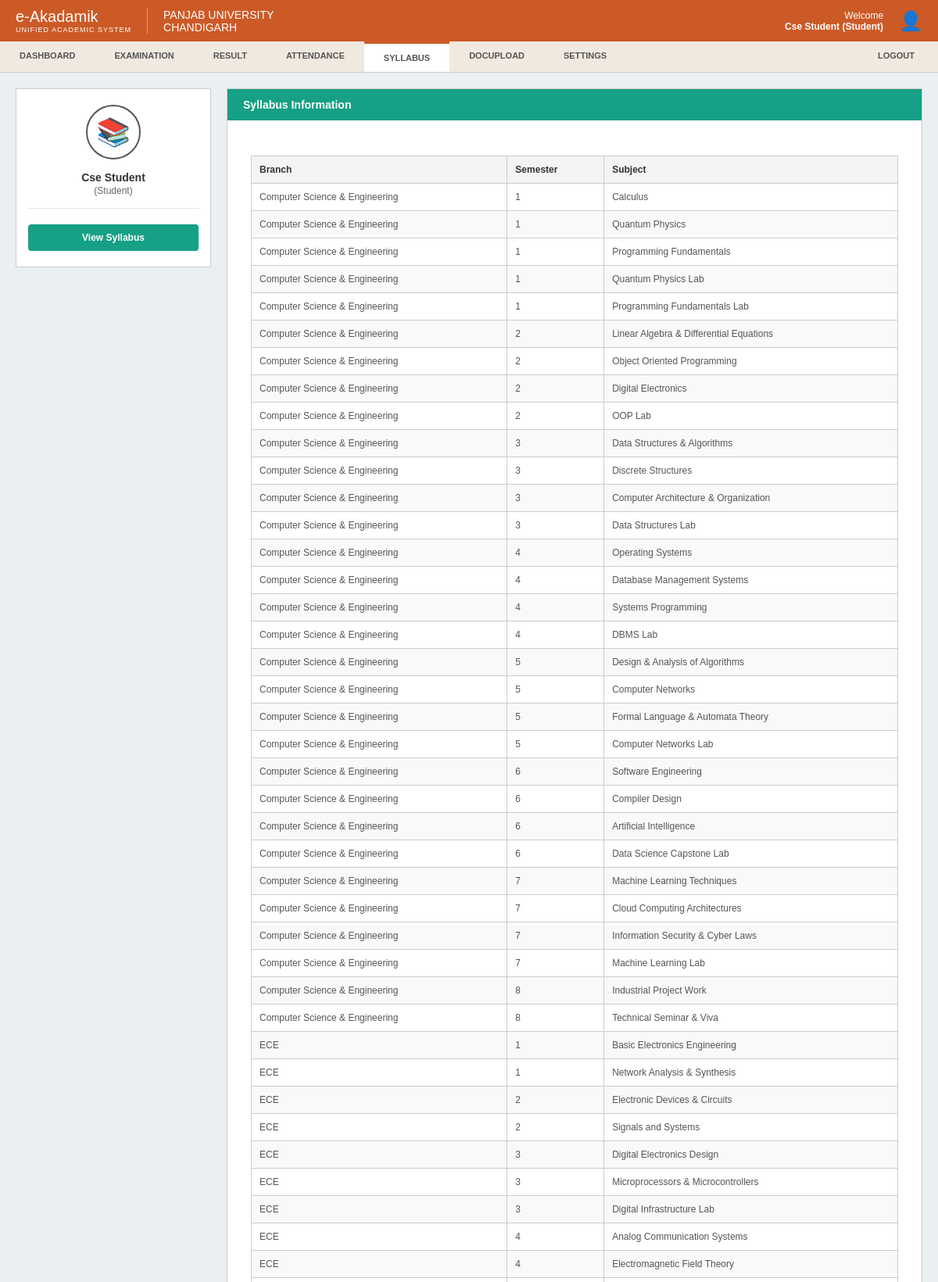
/syllabus?action=view (signed in, upper part), run on the app's committed database.
### tables this page shows
CREATE TABLE syllabus (
        id INTEGER PRIMARY KEY AUTOINCREMENT,
        branch TEXT NOT NULL,
        semester INTEGER NOT NULL,
        subject TEXT NOT NULL,
        subject_type TEXT DEFAULT 'Theory',
        credits INTEGER DEFAULT 4
    );

### app.py (the view)
@app.route("/syllabus")
def syllabus():
    user_data = session.get('user_data')
    if not user_data:
        return redirect("/")
    action = request.args.get("action")
    syllabus_data = []
    if action == "view":
        try:
            conn = sqlite3.connect("users.db")
            cursor = conn.cursor()
            cursor.execute("SELECT branch, semester, subject FROM syllabus")
            syllabus_data = cursor.fetchall()
        except sqlite3.OperationalError:
            print("Notice: 'syllabus' table missing from database setup.")
        finally:
            if 'conn' in locals(): conn.close()
    return render_template("syllabus.html", user=user_data, action=action, syllabus_data=syllabus_data)

### templates/syllabus.html (shortened to what this page needs)
<!DOCTYPE html>
<html lang="en">
<head>
</head>
<body>
    <header class="top-header">
        <div class="header-left">
            <div class="logo-text">
                <h1>e-Akadamik</h1>
                <p>UNIFIED ACADEMIC SYSTEM</p>
            </div>
            <div class="university-name">
                <h2>PANJAB UNIVERSITY</h2>
                <h2>CHANDIGARH</h2>
            </div>
        </div>
        <div class="header-right">
            <p>Welcome<br><strong>{{ user.name }} ({{ user.role }})</strong></p>
            <div style="font-size: 24px; margin-left: 5px;">👤</div>
        </div>
    </header>
    <nav class="main-nav">
        <a href="/dashboard">Dashboard</a>
        {% if user.role == 'Student' %}
            <a href="/examination">Examination</a>
        {% else %}
            <a href="/examination">Workflow</a>
        {% endif %}
        <a href="/result">Result</a>
        <a href="/attendance">Attendance</a>
        <a href="/syllabus" class="active">Syllabus</a>
        <a href="/docupload">DocUpload</a>
        <a href="/settings">Settings</a>
        <a href="/logout" class="logout-item">Logout</a>
    </nav>
    <div class="container">
        <aside class="left-profile-card">
            <div class="card-avatar">📚</div>
            <div class="card-name">{{ user.name }}</div>
            <div class="card-role">({{ user.role }})</div>
            <div class="card-divider"></div>
            <a href="/syllabus?action=view" class="action-btn">View Syllabus</a>
        </aside>
        <main class="content-panel">
            <div class="panel-header">Syllabus Information</div>
            <div class="form-container">
                {% if action == 'view' %}
                    {% if syllabus_data %}
                        <table class="report-table">
                            <thead>
                                <tr>
                                    <th>Branch</th>
                                    <th>Semester</th>
                                    <th>Subject</th>
                                </tr>
                            </thead>
                            <tbody>
                                {% for row in syllabus_data %}
                                <tr>
                                    <td>{{ row[0] }}</td>
                                    <td>{{ row[1] }}</td>
                                    <td>{{ row[2] }}</td>
                                </tr>
                                {% endfor %}
                            </tbody>
                        </table>
                    {% else %}
                        <p style="color:#888; text-align:center; padding: 20px 0;">No syllabus data available.</p>
                    {% endif %}
                {% else %}
                    <p style="color:#888; text-align:center; padding: 20px 0;">Click "View Syllabus" to load syllabus details.</p>
                {% endif %}
            </div>
        </main>
    </div>
</body>
</html>

### templates/syllabus.html (style rules this page uses)
* { margin: 0; padding: 0; box-sizing: border-box; font-family: Arial, sans-serif; }
html, body { height: 100%; width: 100%; background-color: #eaeff2; color: #333; display: flex; flex-direction: column; }
.top-header { background-color: #cc5a27; color: white; display: flex; justify-content: space-between; align-items: center; padding: 10px 20px; width: 100%; }
.header-left { display: flex; align-items: center; gap: 20px; }
.logo-text h1 { font-size: 20px; font-weight: normal; margin: 0; }
.logo-text p { font-size: 9px; letter-spacing: 1px; margin: 0; }
.university-name { border-left: 1px solid rgba(255,255,255,0.4); padding-left: 20px; }
.university-name h2 { font-size: 14px; font-weight: normal; margin: 0; }
.header-right { text-align: right; font-size: 12px; display: flex; align-items: center; gap: 15px; }
.main-nav { background-color: #f0e9df; display: flex; border-bottom: 1px solid #ccc; width: 100%; }
.main-nav a { padding: 12px 25px; text-decoration: none; color: #555; font-size: 11px; font-weight: bold; text-transform: uppercase; }
.main-nav a.active { background-color: #ffffff; color: #555; border-top: 3px solid #cc5a27; }
.main-nav a.logout-item { margin-left: auto; padding-right: 30px; }
.container { display: flex; padding: 20px; gap: 20px; flex: 1; align-items: flex-start; width: 100%; }
.left-profile-card { width: 250px; background-color: #ffffff; border: 1px solid #ccc; padding: 20px 15px; text-align: center; display: flex; flex-direction: column; align-items: center; flex-shrink: 0; }
.card-avatar { width: 70px; height: 70px; border-radius: 50%; border: 2px solid #555; margin-bottom: 15px; display: flex; align-items: center; justify-content: center; font-size: 35px; background: white; color: #555; }
.card-name { font-size: 14px; font-weight: bold; color: #333; margin-bottom: 2px; }
.card-role { font-size: 12px; color: #666; margin-bottom: 15px; }
.card-divider { width: 100%; border-top: 1px dotted #ccc; margin-bottom: 15px; }
.action-btn { display: block; width: 100%; padding: 10px; font-size: 12px; font-weight: bold; border: none; text-decoration: none; cursor: pointer; text-align: center; background-color: #16a085; color: white; border-radius: 4px; margin-top: 5px; }
.content-panel { flex-grow: 1; background: #ffffff; border: 1px solid #ccc; }
.panel-header { background-color: #16a085; color: white; padding: 12px 20px; font-size: 14px; font-weight: bold; }
.form-container { padding: 30px; }
.report-table { width: 100%; border-collapse: collapse; margin-top: 15px; font-size: 12px; }
.report-table th { background-color: #f4f4f4; color: #333; font-weight: bold; padding: 10px; text-align: left; border: 1px solid #ccc; }
.report-table td { padding: 10px; border: 1px solid #ccc; color: #555; }
.report-table tr:nth-child(even) { background-color: #f9f9f9; }

### data on the page
syllabus: branch "Computer Science & Engineering", semester "1", subject "Calculus"
syllabus: branch "Computer Science & Engineering", semester "1", subject "Quantum Physics"
syllabus: branch "Computer Science & Engineering", semester "1", subject "Programming Fundamentals"
syllabus: branch "Computer Science & Engineering", semester "1", subject "Quantum Physics Lab"
syllabus: branch "Computer Science & Engineering", semester "1", subject "Programming Fundamentals Lab"
syllabus: branch "Computer Science & Engineering", semester "2", subject "Linear Algebra & Differential Equations"
syllabus: branch "Computer Science & Engineering", semester "2", subject "Object Oriented Programming"
syllabus: branch "Computer Science & Engineering", semester "2", subject "Digital Electronics"
syllabus: branch "Computer Science & Engineering", semester "2", subject "OOP Lab"
syllabus: branch "Computer Science & Engineering", semester "3", subject "Data Structures & Algorithms"
syllabus: branch "Computer Science & Engineering", semester "3", subject "Discrete Structures"
syllabus: branch "Computer Science & Engineering", semester "3", subject "Computer Architecture & Organization"
syllabus: branch "Computer Science & Engineering", semester "3", subject "Data Structures Lab"
syllabus: branch "Computer Science & Engineering", semester "4", subject "Operating Systems"
syllabus: branch "Computer Science & Engineering", semester "4", subject "Database Management Systems"
syllabus: branch "Computer Science & Engineering", semester "4", subject "Systems Programming"
syllabus: branch "Computer Science & Engineering", semester "4", subject "DBMS Lab"
syllabus: branch "Computer Science & Engineering", semester "5", subject "Design & Analysis of Algorithms"
syllabus: branch "Computer Science & Engineering", semester "5", subject "Computer Networks"
syllabus: branch "Computer Science & Engineering", semester "5", subject "Formal Language & Automata Theory"
syllabus: branch "Computer Science & Engineering", semester "5", subject "Computer Networks Lab"
syllabus: branch "Computer Science & Engineering", semester "6", subject "Software Engineering"
syllabus: branch "Computer Science & Engineering", semester "6", subject "Compiler Design"
syllabus: branch "Computer Science & Engineering", semester "6", subject "Artificial Intelligence"
syllabus: branch "Computer Science & Engineering", semester "6", subject "Data Science Capstone Lab"
syllabus: branch "Computer Science & Engineering", semester "7", subject "Machine Learning Techniques"
syllabus: branch "Computer Science & Engineering", semester "7", subject "Cloud Computing Architectures"
syllabus: branch "Computer Science & Engineering", semester "7", subject "Information Security & Cyber Laws"
syllabus: branch "Computer Science & Engineering", semester "7", subject "Machine Learning Lab"
syllabus: branch "Computer Science & Engineering", semester "8", subject "Industrial Project Work"
syllabus: branch "Computer Science & Engineering", semester "8", subject "Technical Seminar & Viva"
syllabus: branch "ECE", semester "1", subject "Basic Electronics Engineering"
syllabus: branch "ECE", semester "1", subject "Network Analysis & Synthesis"
syllabus: branch "ECE", semester "2", subject "Electronic Devices & Circuits"
syllabus: branch "ECE", semester "2", subject "Signals and Systems"
syllabus: branch "ECE", semester "3", subject "Digital Electronics Design"
syllabus: branch "ECE", semester "3", subject "Microprocessors & Microcontrollers"
syllabus: branch "ECE", semester "3", subject "Digital Infrastructure Lab"
syllabus: branch "ECE", semester "4", subject "Analog Communication Systems"
syllabus: branch "ECE", semester "4", subject "Electromagnetic Field Theory"

### other printed values
{{ user.name }} "Cse Student"
{{ user.role }} "Student"
